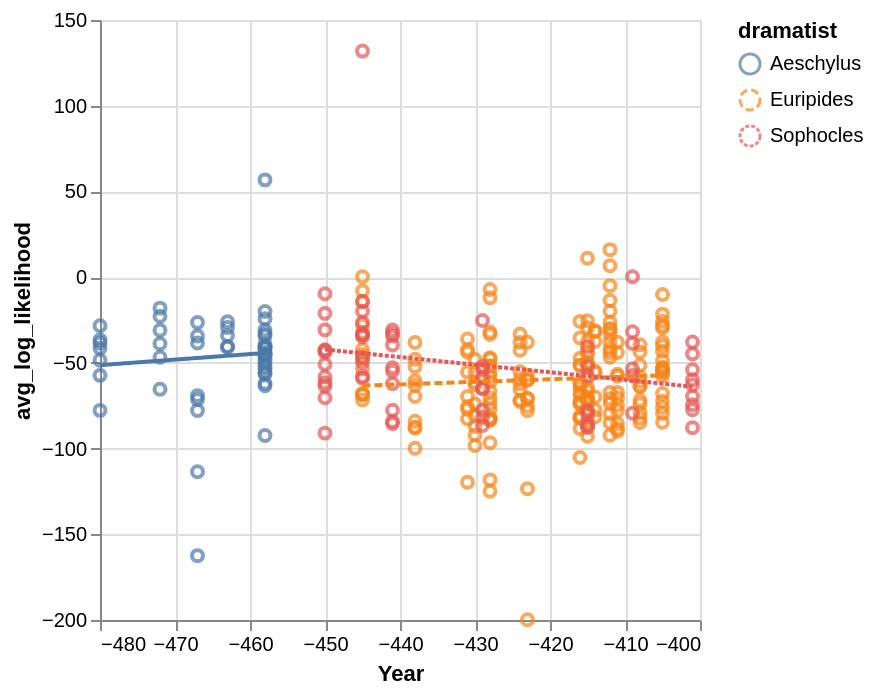

This figure's notebook cell:
### Code cell
alt.Chart(speaker_df).mark_point().encode(
    x=alt.X("year:Q", title="Year", scale=alt.Scale(domain=[-480, -401])),
    y=alt.Y("avg_log_likelihood:Q"),
    color="dramatist:N",
) + alt.Chart(speaker_df).mark_line().encode(
    x="year:Q",
    y="avg_log_likelihood:Q",
    color="dramatist:N",
    strokeDash="dramatist:N",
).transform_regression("year", "avg_log_likelihood", groupby=["dramatist"])

### Figure 1 — Vega-Lite specification as saved in the notebook (floating-point values rounded to 4 significant figures; data arrays with more than 128 entries replaced by an {"elided": "..."} marker saying what was removed)
{"config": {"view": {"continuousWidth": 300, "continuousHeight": 300}}, "layer": [{"mark": {"type": "point"}, "encoding": {"color": {"field": "dramatist", "type": "nominal"}, "x": {"field": "year", "scale": {"domain": [-480, -401]}, "title": "Year", "type": "quantitative"}, "y": {"field": "avg_log_likelihood", "type": "quantitative"}}}, {"mark": {"type": "line"}, "encoding": {"color": {"field": "dramatist", "type": "nominal"}, "strokeDash": {"field": "dramatist", "type": "nominal"}, "x": {"field": "year", "type": "quantitative"}, "y": {"field": "avg_log_likelihood", "type": "quantitative"}}, "transform": [{"on": "year", "regression": "avg_log_likelihood", "groupby": ["dramatist"]}]}], "data": {"name": "data-1474bc9a2ab9c82680dbf6ea9bbc11ec"}, "$schema": "https://vega.github.io/schema/vega-lite/v6.4.1.json", "datasets": {"data-1474bc9a2ab9c82680dbf6ea9bbc11ec": {"elided": "302 records"}}}
